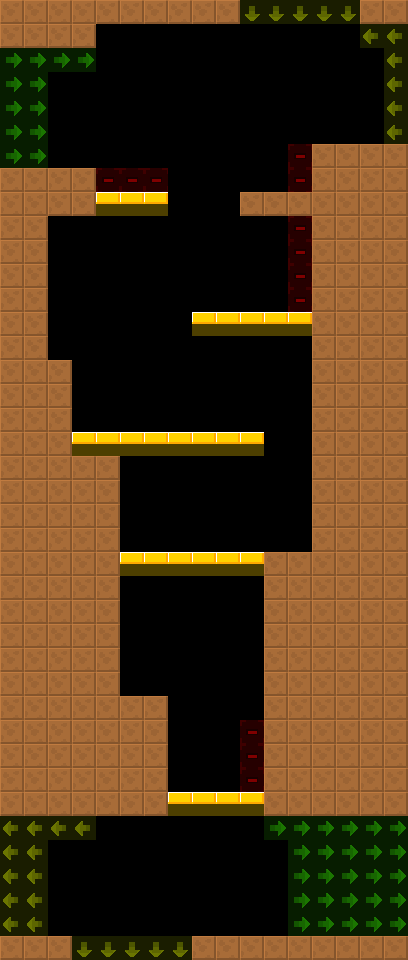

Below is a game level as drawn by its tile map, then a one-line description and the .tmx that defines it (tile-layer data replaced by summaries):
An orthogonal 17x40 tile map with 24x24 px tiles, 2 tile layers (col, lnk), 2 tilesets and 10 objects (10x Spikes).

<map version="1.4" tiledversion="1.4.2" orientation="orthogonal" renderorder="right-down" width="17" height="40" tilewidth="24" tileheight="24" infinite="0" nextlayerid="4" nextobjectid="8">
 <tileset firstgid="6" source="../../lnk.tsx" />
 <tileset firstgid="1" source="../../col.tsx" />
 <layer id="1" name="col" width="17" height="40">
  <data>[680 cells, 308 non-empty, 2 distinct tile ids]</data>
 </layer>
 <layer id="2" name="lnk" width="17" height="40" opacity="0.5">
  <data>[680 cells, 78 non-empty, 4 distinct tile ids]</data>
 </layer>
 <objectgroup id="3" name="markers" opacity="0.5">
  <object id="1" name="Spikes" type="Spikes" x="96" y="24" width="144" height="24">
   <properties>
    <property name="yr" value="0" />
    <property name="xr" value="0" />
   </properties>
  </object>
  <object id="2" name="Spikes" type="Spikes" x="288" y="144" width="24" height="48">
   <properties>
    <property name="yr" value="0" />
    <property name="xr" value="0" />
   </properties>
  </object>
  <object id="3" name="Spikes" type="Spikes" x="96" y="168" width="72" height="24">
   <properties>
    <property name="yr" value="0" />
    <property name="xr" value="0" />
   </properties>
  </object>
  <object id="4" name="Spikes" type="Spikes" x="48" y="216" width="24" height="144">
   <properties>
    <property name="yr" value="0" />
    <property name="xr" value="0" />
   </properties>
  </object>
  <object id="5" name="Spikes" type="Spikes" x="288" y="216" width="24" height="96">
   <properties>
    <property name="yr" value="0" />
    <property name="xr" value="0" />
   </properties>
  </object>
  <object id="6" name="Spikes" type="Spikes" x="192" y="408" width="24" height="24">
   <properties>
    <property name="yr" value="0" />
    <property name="xr" value="0" />
   </properties>
  </object>
  <object id="7" name="Spikes" type="Spikes" x="288" y="480" width="24" height="72">
   <properties>
    <property name="yr" value="0" />
    <property name="xr" value="0" />
   </properties>
  </object>
  <object id="8" name="Spikes" type="Spikes" x="120" y="504" width="24" height="48">
   <properties>
    <property name="yr" value="0" />
    <property name="xr" value="0" />
   </properties>
  </object>
  <object id="9" name="Spikes" type="Spikes" x="120" y="576" width="24" height="48">
   <properties>
    <property name="yr" value="0" />
    <property name="xr" value="0" />
   </properties>
  </object>
  <object id="10" name="Spikes" type="Spikes" x="240" y="720" width="24" height="72">
   <properties>
    <property name="yr" value="0" />
    <property name="xr" value="0" />
   </properties>
  </object>
 </objectgroup>
</map>
